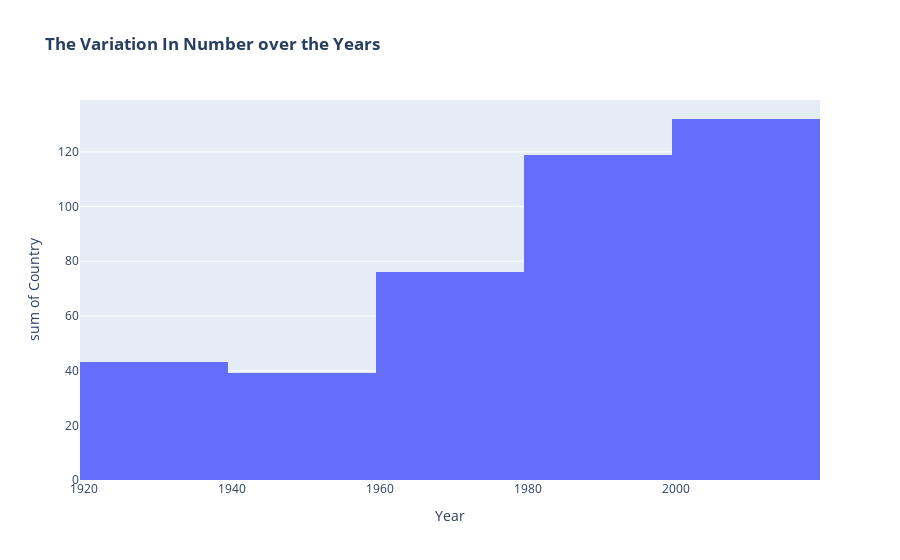

Notebook code cell kept with this figure:
### Code cell
fig=px.histogram(country_joined,x='Year',y='Country',title="<b>The Variation In Number over the Years")
fig.show()

### Figure 1 — Plotly figure (JSON) as saved in the notebook; plotly's stock layout.template omitted (floating-point values rounded to 4 significant figures)
{"data": [{"alignmentgroup": "True", "bingroup": "x", "histfunc": "sum", "hovertemplate": "Year=%{x}<br>sum of Country=%{y}<extra></extra>", "legendgroup": "", "marker": {"color": "#636efa", "pattern": {"shape": ""}}, "name": "", "offsetgroup": "", "orientation": "v", "showlegend": false, "type": "histogram", "x": [1924, 1928, 1932, 1936, 1948, 1952, 1956, 1960, 1964, 1968, 1972, 1976, 1980, 1984, 1988, 1992, 1994, 1998, 2002, 2006, 2010, 2014, 2018], "xaxis": "x", "y": [10, 12, 10, 11, 13, 13, 13, 14, 14, 15, 17, 16, 19, 17, 17, 20, 22, 24, 24, 26, 26, 26, 30], "yaxis": "y"}], "layout": {"barmode": "relative", "legend": {"tracegroupgap": 0}, "title": {"text": "<b>The Variation In Number over the Years"}, "xaxis": {"anchor": "y", "domain": [0, 1], "title": {"text": "Year"}}, "yaxis": {"anchor": "x", "domain": [0, 1], "title": {"text": "sum of Country"}}}}
